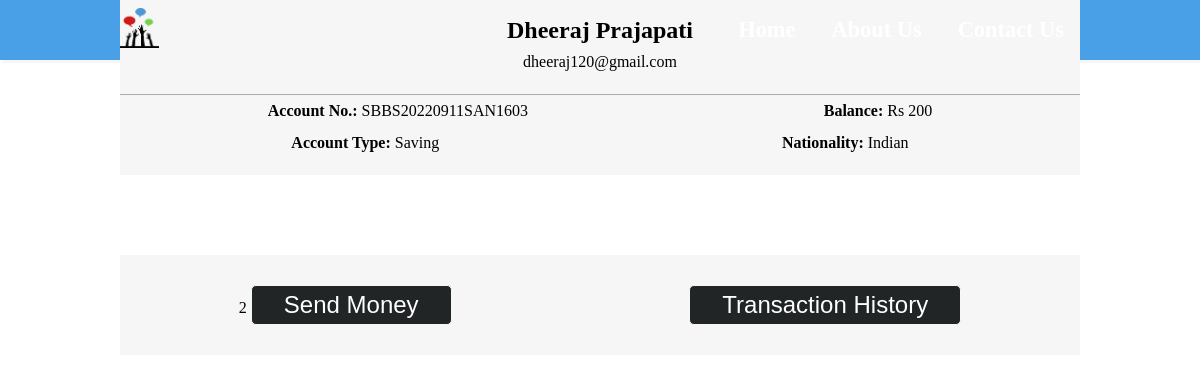
The page /CustomerProfile.php?cid=2 on the database its author committed.
### tables this page shows
CREATE TABLE `customers` (
  `cid` int(11) NOT NULL,
  `cname` varchar(55) NOT NULL,
  `acc_number` varchar(20) NOT NULL,
  `acc_type` varchar(20) NOT NULL,
  `nationality` varchar(20) NOT NULL,
  `email_id` varchar(100) NOT NULL,
  `current_balance` int(11) DEFAULT NULL,
  `acc_created_on` timestamp NOT NULL DEFAULT current_timestamp()
);

### CustomerProfile.php (the view, shortened to what this page needs)
<?php
    $id = $_GET['cid'];
    require_once("db.php");
    $sql = "select * from customers where cid=$id";
    $result = $conn->query($sql);
    $row = $result->fetch_assoc();
?>
<!DOCTYPE html>
<html lang="en">
<head>
    <link rel="stylesheet" href="Css/style.css">
    <link rel="stylesheet" href="https://cdnjs.cloudflare.com/ajax/libs/font-awesome/6.2.0/css/all.min.css"
 />
        <link rel="stylesheet" href="Css/customerProfile.css">
</head>
<body>
        <?php include_once("nav2.php")?>
        <section class="container">
            <div class="profile">
                <div class="backgroundImg">
                </div>
                <div class="profileImg">
                    <div class="userDetails">
                        <h2><?= $row['cname'] ?></h2>
                        <p><?= $row['email_id'] ?></p>
                        <div class="accountDetails">
                            <div>
                                <span><b>Account No.: </b> <?= $row['acc_number'] ?></span>
                                <span><b>Balance:</b> Rs <?= $row['current_balance'] ?></span>
                            </div>
                            <div>
                                <span>
                                    <b> Account Type: </b><?= $row['acc_type'] ?>
                                </span>
                                <span>
                                    <b>Nationality: </b><?= $row['nationality'] ?>
                                </span>
                            </div>
                        </div>
                    </div>
                </div>
            </div>
        </section>
        <section class="transaction container">
            <div>
                <?php echo $id?>
                <a href="TransferMoney.php?id=<?= $id?>"><button class="CustomerViewBtn">Send Money</button></a>
            </div>
            <div>
                <button class="CustomerViewBtn" onclick="window.location='TransactionHistory.php'">Transaction History</button>
            </div>
        </section>
</body>
</html>

### Css/style.css (style rules this page uses)
* { margin: 0; padding: 0; box-sizing: border-box; text-decoration: none; outline: none; }
html { font-size: 16px; overflow-x: hidden; scroll-behavior: smooth; }
body { overflow-x: hidden; }
.container { width: 80vw; margin: auto; }
.CustomerViewBtn { padding: .3rem 2rem; border-radius: 5px; border: 1px solid rgb(246, 247, 249); background-color: rgb(34, 37, 37); cursor: pointer; color: white; font-size: 1.5rem; }

### Css/customerProfile.css (style rules this page uses)
.profileImg { background-color: #f6f6f6; width: 100%; margin-top: -80px; display: flex; flex-direction: column; align-items: center; justify-content: center; }
.userDetails { margin: 1rem 0; text-align: center; line-height: 2rem; width: 100%; }
.userDetails .accountDetails { margin-top: 1rem; border-top: 1px solid rgba(0, 0, 0, .3); }
.userDetails .accountDetails div { display: flex; justify-content: space-around; }
.transaction { height: 100px; margin-top: 5rem; background-color: #f6f6f6; display: flex; align-items: center; justify-content: space-around; }

### rows shown on the page
customers: cname "Dheeraj Prajapati", email "dheeraj120@gmail.com", acc_number "SBBS20220911SAN1603", current_balance "200", acc_type "Saving", nationality "Indian"

### other values the page prints
$id "2"
